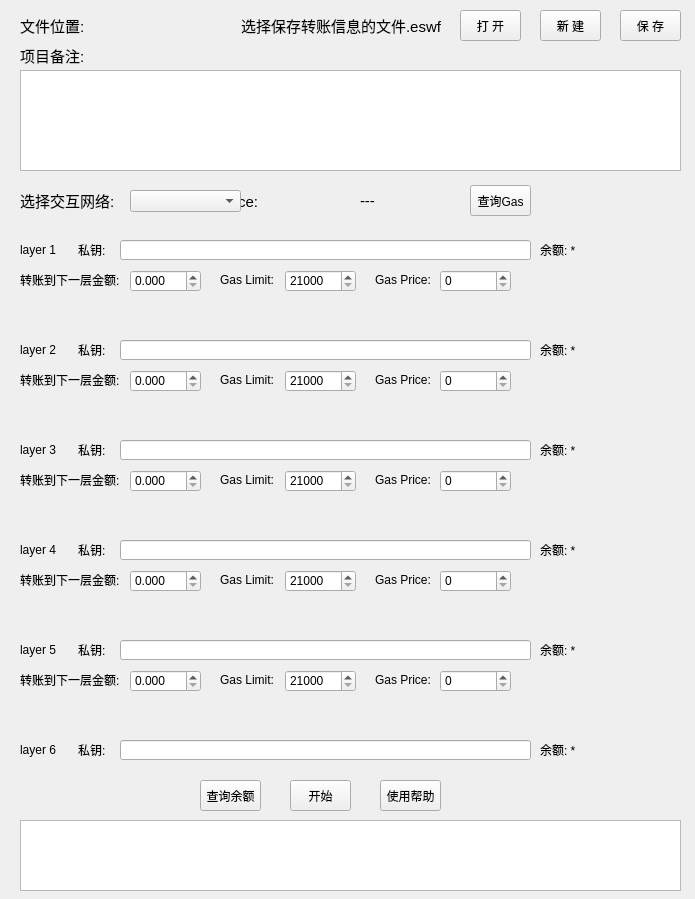
<?xml version="1.0" encoding="UTF-8"?>
<ui version="4.0">
 <class>ETHSwapWaterfallForm</class>
 <widget class="QWidget" name="ETHSwapWaterfallForm">
  <property name="geometry">
   <rect>
    <x>0</x>
    <y>0</y>
    <width>695</width>
    <height>899</height>
   </rect>
  </property>
  <property name="windowTitle">
   <string>ETHSwapWaterfall</string>
  </property>
  <widget class="QLabel" name="label">
   <property name="geometry">
    <rect>
     <x>20</x>
     <y>190</y>
     <width>331</width>
     <height>21</height>
    </rect>
   </property>
   <property name="font">
    <font>
     <pointsize>11</pointsize>
    </font>
   </property>
   <property name="text">
    <string>选择交互网络:                   gas price:</string>
   </property>
  </widget>
  <widget class="QComboBox" name="cbNetwork">
   <property name="geometry">
    <rect>
     <x>130</x>
     <y>190</y>
     <width>111</width>
     <height>22</height>
    </rect>
   </property>
  </widget>
  <widget class="QLabel" name="labelGasPrice">
   <property name="geometry">
    <rect>
     <x>360</x>
     <y>190</y>
     <width>81</width>
     <height>21</height>
    </rect>
   </property>
   <property name="font">
    <font>
     <pointsize>11</pointsize>
    </font>
   </property>
   <property name="text">
    <string>---</string>
   </property>
  </widget>
  <widget class="QPushButton" name="btnOpen">
   <property name="geometry">
    <rect>
     <x>460</x>
     <y>10</y>
     <width>61</width>
     <height>31</height>
    </rect>
   </property>
   <property name="text">
    <string>打 开</string>
   </property>
  </widget>
  <widget class="QPushButton" name="btnNew">
   <property name="geometry">
    <rect>
     <x>540</x>
     <y>10</y>
     <width>61</width>
     <height>31</height>
    </rect>
   </property>
   <property name="text">
    <string>新 建</string>
   </property>
  </widget>
  <widget class="QPushButton" name="btnSave">
   <property name="geometry">
    <rect>
     <x>620</x>
     <y>10</y>
     <width>61</width>
     <height>31</height>
    </rect>
   </property>
   <property name="text">
    <string>保 存</string>
   </property>
  </widget>
  <widget class="QLabel" name="label_2">
   <property name="geometry">
    <rect>
     <x>20</x>
     <y>10</y>
     <width>71</width>
     <height>31</height>
    </rect>
   </property>
   <property name="font">
    <font>
     <pointsize>11</pointsize>
    </font>
   </property>
   <property name="text">
    <string>文件位置:</string>
   </property>
  </widget>
  <widget class="QLabel" name="labelPath">
   <property name="geometry">
    <rect>
     <x>100</x>
     <y>10</y>
     <width>341</width>
     <height>31</height>
    </rect>
   </property>
   <property name="font">
    <font>
     <pointsize>11</pointsize>
    </font>
   </property>
   <property name="text">
    <string>选择保存转账信息的文件.eswf</string>
   </property>
   <property name="alignment">
    <set>Qt::AlignRight|Qt::AlignTrailing|Qt::AlignVCenter</set>
   </property>
  </widget>
  <widget class="QLabel" name="label_4">
   <property name="geometry">
    <rect>
     <x>78</x>
     <y>240</y>
     <width>41</width>
     <height>20</height>
    </rect>
   </property>
   <property name="text">
    <string>私钥:</string>
   </property>
  </widget>
  <widget class="QLabel" name="label_5">
   <property name="geometry">
    <rect>
     <x>20</x>
     <y>240</y>
     <width>54</width>
     <height>20</height>
    </rect>
   </property>
   <property name="text">
    <string>layer 1</string>
   </property>
  </widget>
  <widget class="QLineEdit" name="leKey1">
   <property name="geometry">
    <rect>
     <x>120</x>
     <y>240</y>
     <width>411</width>
     <height>20</height>
    </rect>
   </property>
  </widget>
  <widget class="QPushButton" name="btnGetBalance">
   <property name="geometry">
    <rect>
     <x>200</x>
     <y>780</y>
     <width>61</width>
     <height>31</height>
    </rect>
   </property>
   <property name="text">
    <string>查询余额</string>
   </property>
  </widget>
  <widget class="QPushButton" name="btnStart">
   <property name="geometry">
    <rect>
     <x>290</x>
     <y>780</y>
     <width>61</width>
     <height>31</height>
    </rect>
   </property>
   <property name="text">
    <string>开始</string>
   </property>
  </widget>
  <widget class="QLabel" name="label_6">
   <property name="geometry">
    <rect>
     <x>20</x>
     <y>270</y>
     <width>111</width>
     <height>20</height>
    </rect>
   </property>
   <property name="text">
    <string>转账到下一层金额:</string>
   </property>
  </widget>
  <widget class="QDoubleSpinBox" name="dsbAmount1">
   <property name="geometry">
    <rect>
     <x>130</x>
     <y>270</y>
     <width>71</width>
     <height>22</height>
    </rect>
   </property>
   <property name="decimals">
    <number>3</number>
   </property>
   <property name="singleStep">
    <double>0.100000000000000</double>
   </property>
  </widget>
  <widget class="QLabel" name="labelBalance1">
   <property name="geometry">
    <rect>
     <x>540</x>
     <y>240</y>
     <width>141</width>
     <height>20</height>
    </rect>
   </property>
   <property name="text">
    <string>余额: *</string>
   </property>
  </widget>
  <widget class="QLabel" name="label_8">
   <property name="geometry">
    <rect>
     <x>220</x>
     <y>270</y>
     <width>61</width>
     <height>20</height>
    </rect>
   </property>
   <property name="text">
    <string>Gas Limit:</string>
   </property>
  </widget>
  <widget class="QSpinBox" name="sbGasLimit1">
   <property name="geometry">
    <rect>
     <x>285</x>
     <y>270</y>
     <width>71</width>
     <height>22</height>
    </rect>
   </property>
   <property name="minimum">
    <number>21000</number>
   </property>
   <property name="maximum">
    <number>99999</number>
   </property>
   <property name="singleStep">
    <number>100</number>
   </property>
  </widget>
  <widget class="QLabel" name="label_9">
   <property name="geometry">
    <rect>
     <x>375</x>
     <y>270</y>
     <width>81</width>
     <height>20</height>
    </rect>
   </property>
   <property name="text">
    <string>Gas Price:</string>
   </property>
  </widget>
  <widget class="QSpinBox" name="sbGasPrice1">
   <property name="geometry">
    <rect>
     <x>440</x>
     <y>270</y>
     <width>71</width>
     <height>22</height>
    </rect>
   </property>
   <property name="maximum">
    <number>999</number>
   </property>
  </widget>
  <widget class="QLabel" name="label_10">
   <property name="geometry">
    <rect>
     <x>20</x>
     <y>370</y>
     <width>111</width>
     <height>20</height>
    </rect>
   </property>
   <property name="text">
    <string>转账到下一层金额:</string>
   </property>
  </widget>
  <widget class="QLabel" name="label_11">
   <property name="geometry">
    <rect>
     <x>375</x>
     <y>370</y>
     <width>81</width>
     <height>20</height>
    </rect>
   </property>
   <property name="text">
    <string>Gas Price:</string>
   </property>
  </widget>
  <widget class="QLabel" name="label_12">
   <property name="geometry">
    <rect>
     <x>20</x>
     <y>340</y>
     <width>54</width>
     <height>20</height>
    </rect>
   </property>
   <property name="text">
    <string>layer 2</string>
   </property>
  </widget>
  <widget class="QLabel" name="label_13">
   <property name="geometry">
    <rect>
     <x>78</x>
     <y>340</y>
     <width>41</width>
     <height>20</height>
    </rect>
   </property>
   <property name="text">
    <string>私钥:</string>
   </property>
  </widget>
  <widget class="QDoubleSpinBox" name="dsbAmount2">
   <property name="geometry">
    <rect>
     <x>130</x>
     <y>370</y>
     <width>71</width>
     <height>22</height>
    </rect>
   </property>
   <property name="decimals">
    <number>3</number>
   </property>
   <property name="singleStep">
    <double>0.100000000000000</double>
   </property>
  </widget>
  <widget class="QLineEdit" name="leKey2">
   <property name="geometry">
    <rect>
     <x>120</x>
     <y>340</y>
     <width>411</width>
     <height>20</height>
    </rect>
   </property>
  </widget>
  <widget class="QLabel" name="labelBalance2">
   <property name="geometry">
    <rect>
     <x>540</x>
     <y>340</y>
     <width>141</width>
     <height>20</height>
    </rect>
   </property>
   <property name="text">
    <string>余额: *</string>
   </property>
  </widget>
  <widget class="QLabel" name="label_15">
   <property name="geometry">
    <rect>
     <x>220</x>
     <y>370</y>
     <width>61</width>
     <height>20</height>
    </rect>
   </property>
   <property name="text">
    <string>Gas Limit:</string>
   </property>
  </widget>
  <widget class="QSpinBox" name="sbGasPrice2">
   <property name="geometry">
    <rect>
     <x>440</x>
     <y>370</y>
     <width>71</width>
     <height>22</height>
    </rect>
   </property>
   <property name="maximum">
    <number>999</number>
   </property>
  </widget>
  <widget class="QSpinBox" name="sbGasLimit2">
   <property name="geometry">
    <rect>
     <x>285</x>
     <y>370</y>
     <width>71</width>
     <height>22</height>
    </rect>
   </property>
   <property name="minimum">
    <number>21000</number>
   </property>
   <property name="maximum">
    <number>99999</number>
   </property>
   <property name="singleStep">
    <number>100</number>
   </property>
  </widget>
  <widget class="QLabel" name="label_16">
   <property name="geometry">
    <rect>
     <x>20</x>
     <y>470</y>
     <width>111</width>
     <height>20</height>
    </rect>
   </property>
   <property name="text">
    <string>转账到下一层金额:</string>
   </property>
  </widget>
  <widget class="QLabel" name="label_17">
   <property name="geometry">
    <rect>
     <x>375</x>
     <y>470</y>
     <width>81</width>
     <height>20</height>
    </rect>
   </property>
   <property name="text">
    <string>Gas Price:</string>
   </property>
  </widget>
  <widget class="QLabel" name="label_18">
   <property name="geometry">
    <rect>
     <x>20</x>
     <y>440</y>
     <width>54</width>
     <height>20</height>
    </rect>
   </property>
   <property name="text">
    <string>layer 3</string>
   </property>
  </widget>
  <widget class="QLabel" name="label_19">
   <property name="geometry">
    <rect>
     <x>78</x>
     <y>440</y>
     <width>41</width>
     <height>20</height>
    </rect>
   </property>
   <property name="text">
    <string>私钥:</string>
   </property>
  </widget>
  <widget class="QDoubleSpinBox" name="dsbAmount3">
   <property name="geometry">
    <rect>
     <x>130</x>
     <y>470</y>
     <width>71</width>
     <height>22</height>
    </rect>
   </property>
   <property name="decimals">
    <number>3</number>
   </property>
   <property name="singleStep">
    <double>0.100000000000000</double>
   </property>
  </widget>
  <widget class="QLineEdit" name="leKey3">
   <property name="geometry">
    <rect>
     <x>120</x>
     <y>440</y>
     <width>411</width>
     <height>20</height>
    </rect>
   </property>
  </widget>
  <widget class="QLabel" name="labelBalance3">
   <property name="geometry">
    <rect>
     <x>540</x>
     <y>440</y>
     <width>141</width>
     <height>20</height>
    </rect>
   </property>
   <property name="text">
    <string>余额: *</string>
   </property>
  </widget>
  <widget class="QLabel" name="label_21">
   <property name="geometry">
    <rect>
     <x>220</x>
     <y>470</y>
     <width>61</width>
     <height>20</height>
    </rect>
   </property>
   <property name="text">
    <string>Gas Limit:</string>
   </property>
  </widget>
  <widget class="QSpinBox" name="sbGasPrice3">
   <property name="geometry">
    <rect>
     <x>440</x>
     <y>470</y>
     <width>71</width>
     <height>22</height>
    </rect>
   </property>
   <property name="maximum">
    <number>999</number>
   </property>
  </widget>
  <widget class="QSpinBox" name="sbGasLimit3">
   <property name="geometry">
    <rect>
     <x>285</x>
     <y>470</y>
     <width>71</width>
     <height>22</height>
    </rect>
   </property>
   <property name="minimum">
    <number>21000</number>
   </property>
   <property name="maximum">
    <number>99999</number>
   </property>
   <property name="singleStep">
    <number>100</number>
   </property>
  </widget>
  <widget class="QLabel" name="label_22">
   <property name="geometry">
    <rect>
     <x>20</x>
     <y>570</y>
     <width>111</width>
     <height>20</height>
    </rect>
   </property>
   <property name="text">
    <string>转账到下一层金额:</string>
   </property>
  </widget>
  <widget class="QLabel" name="label_23">
   <property name="geometry">
    <rect>
     <x>375</x>
     <y>570</y>
     <width>81</width>
     <height>20</height>
    </rect>
   </property>
   <property name="text">
    <string>Gas Price:</string>
   </property>
  </widget>
  <widget class="QLabel" name="label_24">
   <property name="geometry">
    <rect>
     <x>20</x>
     <y>540</y>
     <width>54</width>
     <height>20</height>
    </rect>
   </property>
   <property name="text">
    <string>layer 4</string>
   </property>
  </widget>
  <widget class="QLabel" name="label_25">
   <property name="geometry">
    <rect>
     <x>78</x>
     <y>540</y>
     <width>41</width>
     <height>20</height>
    </rect>
   </property>
   <property name="text">
    <string>私钥:</string>
   </property>
  </widget>
  <widget class="QDoubleSpinBox" name="dsbAmount4">
   <property name="geometry">
    <rect>
     <x>130</x>
     <y>570</y>
     <width>71</width>
     <height>22</height>
    </rect>
   </property>
   <property name="decimals">
    <number>3</number>
   </property>
   <property name="singleStep">
    <double>0.100000000000000</double>
   </property>
  </widget>
  <widget class="QLineEdit" name="leKey4">
   <property name="geometry">
    <rect>
     <x>120</x>
     <y>540</y>
     <width>411</width>
     <height>20</height>
    </rect>
   </property>
  </widget>
  <widget class="QLabel" name="labelBalance4">
   <property name="geometry">
    <rect>
     <x>540</x>
     <y>540</y>
     <width>141</width>
     <height>20</height>
    </rect>
   </property>
   <property name="text">
    <string>余额: *</string>
   </property>
  </widget>
  <widget class="QLabel" name="label_27">
   <property name="geometry">
    <rect>
     <x>220</x>
     <y>570</y>
     <width>61</width>
     <height>20</height>
    </rect>
   </property>
   <property name="text">
    <string>Gas Limit:</string>
   </property>
  </widget>
  <widget class="QSpinBox" name="sbGasPrice4">
   <property name="geometry">
    <rect>
     <x>440</x>
     <y>570</y>
     <width>71</width>
     <height>22</height>
    </rect>
   </property>
   <property name="maximum">
    <number>999</number>
   </property>
  </widget>
  <widget class="QSpinBox" name="sbGasLimit4">
   <property name="geometry">
    <rect>
     <x>285</x>
     <y>570</y>
     <width>71</width>
     <height>22</height>
    </rect>
   </property>
   <property name="minimum">
    <number>21000</number>
   </property>
   <property name="maximum">
    <number>99999</number>
   </property>
   <property name="singleStep">
    <number>100</number>
   </property>
  </widget>
  <widget class="QLabel" name="label_28">
   <property name="geometry">
    <rect>
     <x>20</x>
     <y>670</y>
     <width>111</width>
     <height>20</height>
    </rect>
   </property>
   <property name="text">
    <string>转账到下一层金额:</string>
   </property>
  </widget>
  <widget class="QLabel" name="label_29">
   <property name="geometry">
    <rect>
     <x>375</x>
     <y>670</y>
     <width>81</width>
     <height>20</height>
    </rect>
   </property>
   <property name="text">
    <string>Gas Price:</string>
   </property>
  </widget>
  <widget class="QLabel" name="label_30">
   <property name="geometry">
    <rect>
     <x>20</x>
     <y>640</y>
     <width>54</width>
     <height>20</height>
    </rect>
   </property>
   <property name="text">
    <string>layer 5</string>
   </property>
  </widget>
  <widget class="QLabel" name="label_31">
   <property name="geometry">
    <rect>
     <x>78</x>
     <y>640</y>
     <width>41</width>
     <height>20</height>
    </rect>
   </property>
   <property name="text">
    <string>私钥:</string>
   </property>
  </widget>
  <widget class="QDoubleSpinBox" name="dsbAmount5">
   <property name="geometry">
    <rect>
     <x>130</x>
     <y>670</y>
     <width>71</width>
     <height>22</height>
    </rect>
   </property>
   <property name="decimals">
    <number>3</number>
   </property>
   <property name="singleStep">
    <double>0.100000000000000</double>
   </property>
  </widget>
  <widget class="QLineEdit" name="leKey5">
   <property name="geometry">
    <rect>
     <x>120</x>
     <y>640</y>
     <width>411</width>
     <height>20</height>
    </rect>
   </property>
  </widget>
  <widget class="QLabel" name="labelBalance5">
   <property name="geometry">
    <rect>
     <x>540</x>
     <y>640</y>
     <width>141</width>
     <height>20</height>
    </rect>
   </property>
   <property name="text">
    <string>余额: *</string>
   </property>
  </widget>
  <widget class="QLabel" name="label_33">
   <property name="geometry">
    <rect>
     <x>220</x>
     <y>670</y>
     <width>61</width>
     <height>20</height>
    </rect>
   </property>
   <property name="text">
    <string>Gas Limit:</string>
   </property>
  </widget>
  <widget class="QSpinBox" name="sbGasPrice5">
   <property name="geometry">
    <rect>
     <x>440</x>
     <y>670</y>
     <width>71</width>
     <height>22</height>
    </rect>
   </property>
   <property name="maximum">
    <number>999</number>
   </property>
  </widget>
  <widget class="QSpinBox" name="sbGasLimit5">
   <property name="geometry">
    <rect>
     <x>285</x>
     <y>670</y>
     <width>71</width>
     <height>22</height>
    </rect>
   </property>
   <property name="minimum">
    <number>21000</number>
   </property>
   <property name="maximum">
    <number>99999</number>
   </property>
   <property name="singleStep">
    <number>100</number>
   </property>
  </widget>
  <widget class="QLabel" name="label_36">
   <property name="geometry">
    <rect>
     <x>20</x>
     <y>740</y>
     <width>54</width>
     <height>20</height>
    </rect>
   </property>
   <property name="text">
    <string>layer 6</string>
   </property>
  </widget>
  <widget class="QLabel" name="label_37">
   <property name="geometry">
    <rect>
     <x>78</x>
     <y>740</y>
     <width>41</width>
     <height>20</height>
    </rect>
   </property>
   <property name="text">
    <string>私钥:</string>
   </property>
  </widget>
  <widget class="QLineEdit" name="leKey6">
   <property name="geometry">
    <rect>
     <x>120</x>
     <y>740</y>
     <width>411</width>
     <height>20</height>
    </rect>
   </property>
  </widget>
  <widget class="QLabel" name="labelBalance6">
   <property name="geometry">
    <rect>
     <x>540</x>
     <y>740</y>
     <width>141</width>
     <height>20</height>
    </rect>
   </property>
   <property name="text">
    <string>余额: *</string>
   </property>
  </widget>
  <widget class="QPushButton" name="btnHelp">
   <property name="geometry">
    <rect>
     <x>380</x>
     <y>780</y>
     <width>61</width>
     <height>31</height>
    </rect>
   </property>
   <property name="text">
    <string>使用帮助</string>
   </property>
  </widget>
  <widget class="QTextEdit" name="teProjectNote">
   <property name="geometry">
    <rect>
     <x>20</x>
     <y>70</y>
     <width>661</width>
     <height>101</height>
    </rect>
   </property>
  </widget>
  <widget class="QLabel" name="label_3">
   <property name="geometry">
    <rect>
     <x>20</x>
     <y>40</y>
     <width>71</width>
     <height>31</height>
    </rect>
   </property>
   <property name="font">
    <font>
     <pointsize>11</pointsize>
    </font>
   </property>
   <property name="text">
    <string>项目备注:</string>
   </property>
  </widget>
  <widget class="QTextEdit" name="teLog">
   <property name="geometry">
    <rect>
     <x>20</x>
     <y>820</y>
     <width>661</width>
     <height>71</height>
    </rect>
   </property>
  </widget>
  <widget class="QPushButton" name="btnGetGasPrice">
   <property name="geometry">
    <rect>
     <x>470</x>
     <y>185</y>
     <width>61</width>
     <height>31</height>
    </rect>
   </property>
   <property name="text">
    <string>查询Gas</string>
   </property>
  </widget>
  <widget class="QLabel" name="labelSuccess1">
   <property name="geometry">
    <rect>
     <x>130</x>
     <y>300</y>
     <width>151</width>
     <height>31</height>
    </rect>
   </property>
   <property name="text">
    <string/>
   </property>
  </widget>
  <widget class="QLabel" name="labelSuccess2">
   <property name="geometry">
    <rect>
     <x>130</x>
     <y>400</y>
     <width>151</width>
     <height>31</height>
    </rect>
   </property>
   <property name="text">
    <string/>
   </property>
  </widget>
  <widget class="QLabel" name="labelSuccess3">
   <property name="geometry">
    <rect>
     <x>130</x>
     <y>500</y>
     <width>151</width>
     <height>31</height>
    </rect>
   </property>
   <property name="text">
    <string/>
   </property>
  </widget>
  <widget class="QLabel" name="labelSuccess4">
   <property name="geometry">
    <rect>
     <x>130</x>
     <y>600</y>
     <width>151</width>
     <height>31</height>
    </rect>
   </property>
   <property name="text">
    <string/>
   </property>
  </widget>
  <widget class="QLabel" name="labelSuccess5">
   <property name="geometry">
    <rect>
     <x>130</x>
     <y>700</y>
     <width>151</width>
     <height>31</height>
    </rect>
   </property>
   <property name="text">
    <string/>
   </property>
  </widget>
 </widget>
 <resources/>
 <connections/>
</ui>
